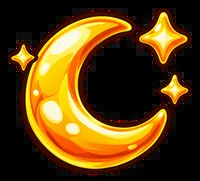
#> input picture assets/img/a_nakshatras.webp, 200 x 181 px
$ python -i animate.py   (imports and definitions only)
#> lines starting #> are read from the running program, lines starting #| are printed output that depends on the picture
"""Turn Kling loops into web video.

  python tools/animate.py cutout <in.mp4> <out-name> [width]
      mascot drawn on white → transparent VP9 WebM (assets/video/<out-name>.webm) + first-frame poster.
      Chrome, Edge, Firefox and Android play the alpha; Safari keeps the static image (site.js decides).
  python tools/animate.py scene <in.mp4> <out-name> [width]
      full-frame scene → small H.264 MP4 (assets/video/<out-name>.mp4) + WebP poster.

Loops are made with the same first and last frame, so they repeat without a jump.
"""
import os
import shutil
import subprocess
import sys
import tempfile

import numpy as np
from PIL import Image
from scipy import ndimage

HERE = os.path.dirname(os.path.dirname(os.path.abspath(__file__)))
VID = os.path.join(HERE, "assets", "video")
IMG = os.path.join(HERE, "assets", "img")


def key_white(rgb, tol=22, feather=34):
    """Same idea as tools/cutout.py, per frame: border-connected near-white becomes transparent."""
    im = rgb.astype(np.float32)
    dist = 255.0 - im.min(axis=2)
    chroma = im.max(axis=2) - im.min(axis=2)
    lab, _ = ndimage.label((dist < tol) & (chroma < tol))
    border = np.unique(np.concatenate([lab[0], lab[-1], lab[:, 0], lab[:, -1]]))
    bg = np.isin(lab, border[border > 0])
    alpha = np.clip((dist - tol * 0.5) / feather, 0, 1)
    ring = ndimage.binary_dilation(bg, iterations=3) & ~bg
    a = np.where(bg, 0.0, np.where(ring, alpha, 1.0))
    a = ndimage.gaussian_filter(a, 0.7)
    safe = np.maximum(a, 1e-3)[..., None]
    fg = np.clip((im - (1 - a[..., None]) * 255.0) / safe, 0, 255)
    return np.dstack([np.where(a[..., None] > 0.02, fg, im), a * 255]).astype(np.uint8)


def frames(src, width, fps=24):
    tmp = tempfile.mkdtemp()
    subprocess.run(["ffmpeg", "-v", "error", "-y", "-i", src, "-vf", f"scale={width}:-2,fps={fps}",
                    os.path.join(tmp, "f%04d.png")], check=True)
    return tmp, sorted(f for f in os.listdir(tmp) if f.endswith(".png"))


def cutout(src, name, width=640):
    tmp, fs = frames(src, width)
    boxes = []
    for f in fs:
        p = os.path.join(tmp, f)
        rgba = key_white(np.asarray(Image.open(p).convert("RGB")))
        Image.fromarray(rgba, "RGBA").save(p)
        boxes.append(Image.fromarray(rgba[..., 3]).getbbox())
    # one crop box for the whole loop, so the character doesn't jump
    x0 = min(b[0] for b in boxes if b); y0 = min(b[1] for b in boxes if b)
    x1 = max(b[2] for b in boxes if b); y1 = max(b[3] for b in boxes if b)
    pad = 6
    x0, y0 = max(0, x0 - pad), max(0, y0 - pad)
    w = (x1 + pad - x0) // 2 * 2
    h = (y1 + pad - y0) // 2 * 2
    os.makedirs(VID, exist_ok=True)
    out = os.path.join(VID, name + ".webm")
    subprocess.run(["ffmpeg", "-v", "error", "-y", "-framerate", "24", "-i", os.path.join(tmp, "f%04d.png"),
                    "-vf", f"crop={w}:{h}:{x0}:{y0}", "-c:v", "libvpx-vp9", "-pix_fmt", "yuva420p",
                    "-b:v", "0", "-crf", "36", "-row-mt", "1", "-an", out], check=True)
    Image.open(os.path.join(tmp, fs[0])).crop((x0, y0, x0 + w, y0 + h)).save(
        os.path.join(IMG, name + "-poster.webp"), "WEBP", quality=84, method=6)
    shutil.rmtree(tmp)
    print(f"{out}: {w}x{h}, {os.path.getsize(out) // 1024} KB, {len(fs)} frames")


def scene(src, name, width=1280):
    os.makedirs(VID, exist_ok=True)
    out = os.path.join(VID, name + ".mp4")
    subprocess.run(["ffmpeg", "-v", "error", "-y", "-i", src, "-vf", f"scale={width}:-2,fps=24", "-an",
                    "-c:v", "libx264", "-preset", "veryslow", "-crf", "25", "-pix_fmt", "yuv420p",
                    "-movflags", "+faststart", out], check=True)
    tmp = tempfile.mkdtemp()
    subprocess.run(["ffmpeg", "-v", "error", "-y", "-i", out, "-frames:v", "1", os.path.join(tmp, "p.png")], check=True)
    Image.open(os.path.join(tmp, "p.png")).convert("RGB").save(os.path.join(IMG, name + "-poster.webp"), "WEBP", quality=80, method=6)
    shutil.rmtree(tmp)
    print(f"{out}: {os.path.getsize(out) // 1024} KB")


# [4 lines not run here, left out]

>>> import cv2
>>> picture = cv2.imread('../assets/img/a_nakshatras.webp', cv2.IMREAD_GRAYSCALE)
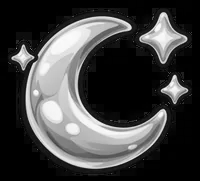
#> picture: shape (181, 200); min 0, max 252, mean 66.1
>>> result = key_white(picture)
#> (the run stopped early here; a loop or call above may not have finished)

$ run again, on assets/img/astro/a_dasha.webp
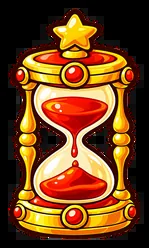
#> input picture assets/img/astro/a_dasha.webp, 149 x 248 px
#> `picture = cv2.imread('../assets/img/a_nakshatras.webp', cv2.IMREAD_GRA..`:
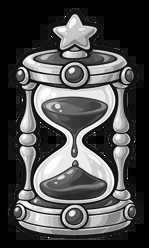
#> picture: shape (248, 149); min 0, max 255, mean 76.7

$ run again, on assets/img/astro/a_doshas.webp
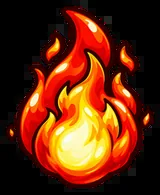
#> input picture assets/img/astro/a_doshas.webp, 160 x 195 px
#> `picture = cv2.imread('../assets/img/a_nakshatras.webp', cv2.IMREAD_GRA..`:
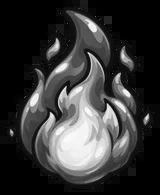
#> picture: shape (195, 160); min 0, max 252, mean 55.6
